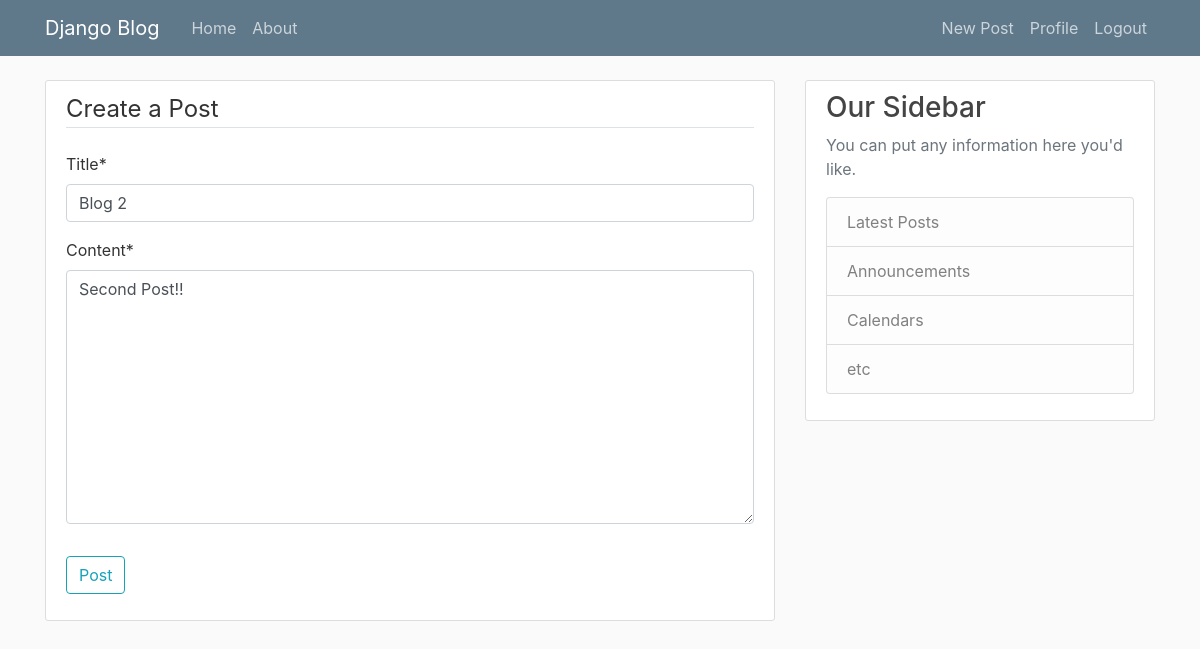
/blog/post/2/update/ (signed in), run on an earlier commit of the app's database.
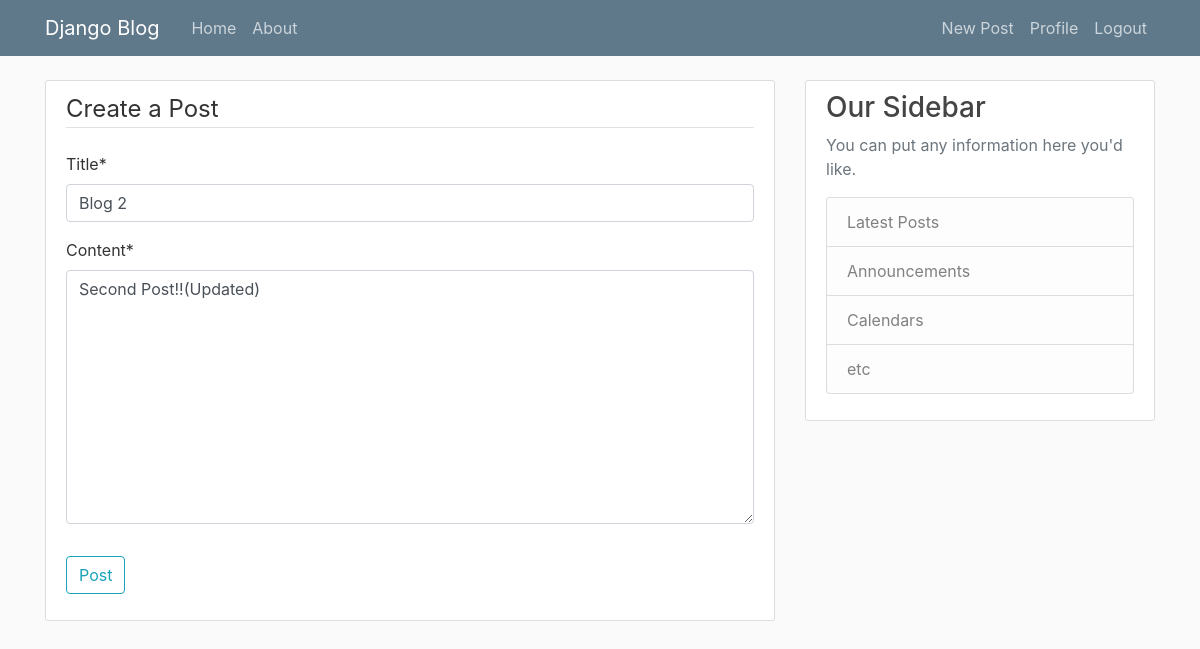
And on a later commit of the database.
### Blog/models.py (models this page shows, shortened)
class Post(models.Model):
    title = models.CharField(max_length=100)
    content = models.TextField()
    date_posted = models.DateTimeField(default=timezone.now)
    author = models.ForeignKey(User, on_delete=models.CASCADE)

### Blog/views.py (the view, shortened to what this page needs)
# urls.py: path('post/<int:pk>/update/', PostUpdateView.as_view(), name='post_update'),
class PostUpdateView(LoginRequiredMixin, UserPassesTestMixin, UpdateView):
    model = Post
    fields = ['title', 'content']
    def test_func(self):
        post = self.get_object()
        if self.request.user == post.author:
            return True
        return False

### Blog/Templates/Blog/post_form.html (shortened to what this page needs)
{% extends "Blog/Base.html"%}
{% load crispy_forms_tags %}
{% block content %}
   <div class="content-section">
       <form method="POST">
           <fieldset class="form-group">
                <legend class="border-bottom mb-4">
                    Create a Post
                </legend>
                {{ form|crispy}}
           </fieldset>
           <div class="form-group">
               <button class="btn btn-outline-info" type="submit">
                   Post
               </button>
           </div>
       </form>
   </div>
{% endblock content %}

What changed in the data, as far as the page shows it:
changed Post "Blog 2": content "Second Post!!" → "Second Post!!(Updated)"
